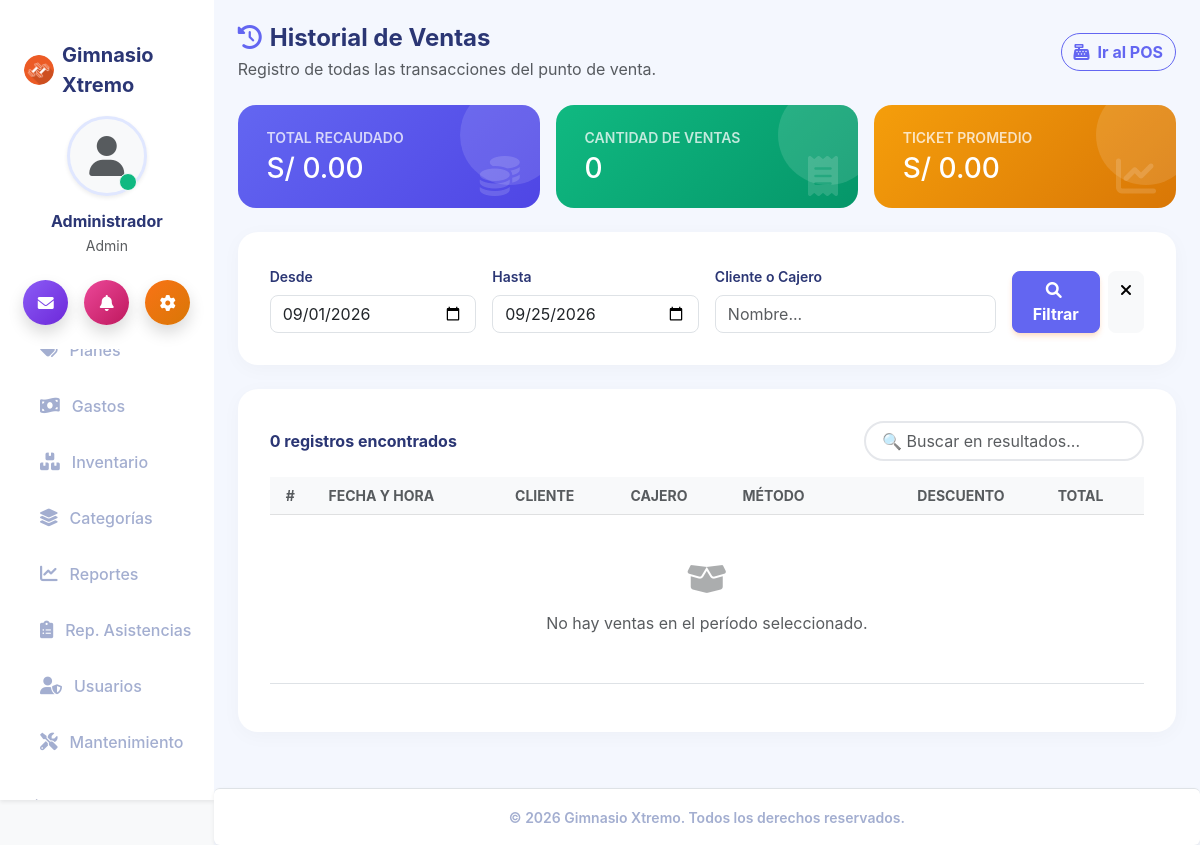
The page /pos/historial (signed in) on the database its author committed.
### tables this page shows
CREATE TABLE IF NOT EXISTS `configuracion` (
  `id` int NOT NULL,
  `nombre_sistema` varchar(100) DEFAULT NULL,
  `ruc` varchar(20) DEFAULT NULL,
  `direccion` varchar(255) DEFAULT NULL,
  `telefono` varchar(20) DEFAULT NULL,
  `email` varchar(100) DEFAULT NULL,
  `logo` varchar(255) DEFAULT NULL,
  `moneda` varchar(10) DEFAULT '$',
  PRIMARY KEY (`id`)
);

### app/controllers/PosController.php (called while the page is built, shortened)
<?php
require_once __DIR__ . '/../models/Venta.php';
class PosController {
    private $ventaModel;
    public function __construct() {
        $this->ventaModel = new Venta();
    }
    public function historial() {
        $desde = $_GET['desde'] ?? date('Y-m-01');
        $hasta = $_GET['hasta'] ?? date('Y-m-d');
        $busqueda = trim($_GET['busqueda'] ?? '');
        $ventas = $this->ventaModel->obtenerHistorialFiltrado($desde, $hasta, $busqueda);
        $totalVentas  = array_sum(array_column($ventas, 'total'));
        $cantVentas   = count($ventas);
        $ticketProm   = $cantVentas > 0 ? $totalVentas / $cantVentas : 0;
        require_once __DIR__ . '/../views/pos/historial.php';
    }
}

### app/models/Configuracion.php (called while the page is built, shortened)
<?php
class Configuracion {
    public static function getInfo() {
        $database = new Database();
        $conn = $database->getConnection();
        $query = "SELECT * FROM configuracion WHERE id = 1 LIMIT 1";
        $stmt = $conn->prepare($query);
        $stmt->execute();
        return $stmt->fetch(PDO::FETCH_ASSOC);
    }
}

### app/models/Venta.php (called while the page is built, shortened)
<?php
class Venta {
    private $conn;
    public function __construct() {
        $database = new Database();
        $this->conn = $database->getConnection();
    }
    public function obtenerHistorialFiltrado($desde, $hasta, $busqueda = '') {
        $sql = "SELECT v.id, v.fecha, v.total, v.descuento, v.metodo_pago,
                       u.nombre as cajero,
                       IFNULL(s.nombre, 'Cliente General') as cliente
                FROM ventas v
                INNER JOIN cajas c ON v.caja_id = c.id
                INNER JOIN usuarios u ON c.usuario_id = u.id
                LEFT JOIN socios s ON v.socio_id = s.id
                WHERE DATE(v.fecha) BETWEEN :desde AND :hasta";
        $sql .= " ORDER BY v.fecha DESC LIMIT 200";
        $stmt = $this->conn->prepare($sql);
        $stmt->bindParam(':desde', $desde);
        $stmt->bindParam(':hasta', $hasta);
        $stmt->execute();
        return $stmt->fetchAll(PDO::FETCH_ASSOC);
    }
}

### app/config/Database.php (called while the page is built, shortened)
<?php
class Database {
    private $host = 'localhost';
    private $db_name = 'gym_system';
    private $username = 'root';
    private $password = '';
    public function getConnection() {
        $this->conn = null;
        try {
            $this->conn = new PDO("mysql:host=" . $this->host . ";dbname=" . $this->db_name, $this->username, $this->password);
            $this->conn->exec("set names utf8");
            $this->conn->setAttribute(PDO::ATTR_ERRMODE, PDO::ERRMODE_EXCEPTION);
        } catch(PDOException $exception) {
            echo "Error de conexión: " . $exception->getMessage();
        }
        return $this->conn;
    }
}

### app/views/pos/historial.php (the view, shortened to what this page needs)
<?php
require_once '../app/models/Configuracion.php';
$config = Configuracion::getInfo();
$moneda = $config['moneda'] ?? '$';
?>
<!DOCTYPE html>
<html lang="es">
<head>
    <link href="https://cdn.jsdelivr.net/npm/bootstrap@5.3.0/dist/css/bootstrap.min.css" rel="stylesheet">
    <link rel="stylesheet" href="https://cdnjs.cloudflare.com/ajax/libs/font-awesome/6.0.0/css/all.min.css">
    <link rel="stylesheet" href="/css/gym-theme.css?v=<?= time() ?>">
</head>
<body class="bg-light">
    <?php require_once '../app/views/inc/navbar.php'; ?>
    <div class="d-flex justify-content-between align-items-center mb-4 flex-wrap gap-2">
        <div>
            <h4 class="fw-bold text-dark mb-1"><i class="fas fa-history text-primary me-2"></i>Historial de Ventas</h4>
            <p class="text-muted mb-0">Registro de todas las transacciones del punto de venta.</p>
        </div>
        <a href="/pos/index" class="btn btn-outline-primary rounded-pill fw-bold">
            <i class="fas fa-cash-register me-2"></i>Ir al POS
        </a>
    </div>
    <div class="row g-3 mb-4">
        <div class="col-12 col-md-4">
            <div class="kpi-card" style="background: linear-gradient(135deg, #6366F1, #4F46E5);">
                <p class="mb-1 fw-semibold opacity-75 small text-uppercase">Total Recaudado</p>
                <h3 class="fw-black m-0"><?= $moneda ?> <?= number_format($totalVentas, 2) ?></h3>
                <i class="fas fa-coins position-absolute" style="bottom:12px;right:20px;font-size:2.5rem;opacity:.15;"></i>
            </div>
        </div>
        <div class="col-12 col-md-4">
            <div class="kpi-card" style="background: linear-gradient(135deg, #10B981, #059669);">
                <p class="mb-1 fw-semibold opacity-75 small text-uppercase">Cantidad de Ventas</p>
                <h3 class="fw-black m-0"><?= $cantVentas ?></h3>
                <i class="fas fa-receipt position-absolute" style="bottom:12px;right:20px;font-size:2.5rem;opacity:.15;"></i>
            </div>
        </div>
        <div class="col-12 col-md-4">
            <div class="kpi-card" style="background: linear-gradient(135deg, #F59E0B, #D97706);">
                <p class="mb-1 fw-semibold opacity-75 small text-uppercase">Ticket Promedio</p>
                <h3 class="fw-black m-0"><?= $moneda ?> <?= number_format($ticketProm, 2) ?></h3>
                <i class="fas fa-chart-line position-absolute" style="bottom:12px;right:20px;font-size:2.5rem;opacity:.15;"></i>
            </div>
        </div>
    </div>
    <div class="module-container mb-4">
        <form method="GET" action="/pos/historial" class="row g-3 align-items-end">
            <div class="col-12 col-md-3">
                <label class="form-label fw-semibold text-dark small">Desde</label>
                <input type="date" name="desde" class="form-control rounded-3" value="<?= htmlspecialchars($desde) ?>">
            </div>
            <div class="col-12 col-md-3">
                <label class="form-label fw-semibold text-dark small">Hasta</label>
                <input type="date" name="hasta" class="form-control rounded-3" value="<?= htmlspecialchars($hasta) ?>">
            </div>
            <div class="col-12 col-md-4">
                <label class="form-label fw-semibold text-dark small">Cliente o Cajero</label>
                <input type="text" name="busqueda" class="form-control rounded-3" placeholder="Nombre..." value="<?= htmlspecialchars($busqueda ?? '') ?>">
            </div>
            <div class="col-12 col-md-2 d-flex gap-2">
                <button class="btn btn-primary rounded-3 fw-bold flex-fill"><i class="fas fa-search me-1"></i>Filtrar</button>
                <a href="/pos/historial" class="btn btn-light rounded-3 fw-bold"><i class="fas fa-times"></i></a>
            </div>
        </form>
    </div>
    <div class="module-container">
        <div class="d-flex justify-content-between align-items-center mb-3 flex-wrap gap-2">
            <h6 class="fw-bold text-dark mb-0">
                <?= $cantVentas ?> registros encontrados
            </h6>
            <div class="search-bar">
                <input type="text" id="searchInput" class="form-control" placeholder="🔍 Buscar en resultados...">
            </div>
        </div>
        <div class="table-responsive">
            <table class="table table-hover align-middle" id="ventasTable">
                <thead class="table-light">
                    <tr>
                        <th class="fw-bold text-muted small text-uppercase ps-3">#</th>
                        <th class="fw-bold text-muted small text-uppercase">Fecha y Hora</th>
                        <th class="fw-bold text-muted small text-uppercase">Cliente</th>
                        <th class="fw-bold text-muted small text-uppercase">Cajero</th>
                        <th class="fw-bold text-muted small text-uppercase">Método</th>
                        <th class="fw-bold text-muted small text-uppercase text-end">Descuento</th>
                        <th class="fw-bold text-muted small text-uppercase text-end pe-3">Total</th>
                        <th></th>
                    </tr>
                </thead>
                <tbody>
                    <?php if (empty($ventas)): ?>
                    <tr>
                        <td colspan="8" class="text-center text-muted py-5">
                            <i class="fas fa-box-open fa-2x mb-3 d-block opacity-50"></i>
                            No hay ventas en el período seleccionado.
                        </td>
                    </tr>
                    <?php endif; ?>
                </tbody>
            </table>
        </div>
    </div>
    <?php require_once '../app/views/inc/footer.php'; ?>
</body>
</html>

### app/views/inc/navbar.php (shortened to what this page needs)
<?php
require_once __DIR__ . '/../../models/Configuracion.php';
$config = Configuracion::getInfo();
$_rolActual = $_SESSION['user_rol'] ?? '';
$current_uri = $_SERVER['REQUEST_URI'] ?? '';
$is_active = function($path) use ($current_uri) {
    if ($path === '/home/index') {
        return ($current_uri === '/' || strpos($current_uri, '/home') === 0) ? 'active' : '';
    }
    return strpos($current_uri, $path) === 0 ? 'active' : '';
};
?>
<link rel="stylesheet" href="/css/gym-theme.css?v=<?= time() ?>">
<div class="d-flex" id="wrapper">
    <div class="bg-white shadow-sm" id="sidebar-wrapper">
        <div class="sidebar-heading p-4 d-flex align-items-center justify-content-center">
            <?php if(!empty($config['logo'])): ?>
                <img src="/img/<?= $config['logo'] ?>?v=<?= time() ?>"
                     alt="Logo" width="30" height="30"
                     class="d-inline-block align-text-top rounded-circle me-2">
            <?php endif; ?>
            <span class="fs-5 fw-bold text-dark tracking-wider"><?= $config['nombre_sistema'] ?></span>
        </div>
        <div class="text-center mt-3 mb-4 px-4">
            <div class="position-relative d-inline-block mb-3">
                <div class="bg-light rounded-circle shadow-sm d-flex align-items-center justify-content-center mx-auto" style="width: 80px; height: 80px; border: 3px solid #E0E7FF;">
                    <i class="fas fa-user text-muted" style="font-size: 2.5rem;"></i>
                </div>
                <span class="position-absolute bottom-0 end-0 p-2 bg-success border border-light rounded-circle" style="transform: translate(-10px, -5px);"></span>
            </div>
            <h6 class="fw-bold text-dark mb-1"><?= $_SESSION['user_name'] ?? 'Usuario' ?></h6>
            <p class="text-muted small mb-0"><?= ucfirst($_SESSION['user_rol'] ?? 'Invitado') ?></p>
        </div>
        <div class="d-flex justify-content-center gap-3 mb-4 px-3">
            <a href="/notificaciones/index" class="btn btn-primary rounded-circle shadow p-0 d-flex align-items-center justify-content-center" style="width: 45px; height: 45px; background: linear-gradient(135deg, #8B5CF6, #6D28D9); border:none;">
                <i class="fas fa-envelope text-white"></i>
            </a>
            <a href="/asistencia/index" class="btn rounded-circle shadow p-0 d-flex align-items-center justify-content-center" style="width: 45px; height: 45px; background: linear-gradient(135deg, #EC4899, #BE185D); border:none;">
                <i class="fas fa-bell text-white"></i>
            </a>
            <a href="/configuracion/index" class="btn rounded-circle shadow p-0 d-flex align-items-center justify-content-center" style="width: 45px; height: 45px; background: linear-gradient(135deg, #F97316, #D97706); border:none;">
                <i class="fas fa-cog text-white"></i>
            </a>
        </div>
        <div id="sidebar-nav-scroll">
            <div class="list-group list-group-flush mt-2 px-2">
                <?php if($_rolActual === 'admin'): ?>
                    <a class="list-group-item list-group-item-action rounded mb-1 <?= $is_active('/planes') ?>" href="/planes/index">
                        <i class="fas fa-tags w-20px text-center"></i> Planes
                    </a>
                    <a class="list-group-item list-group-item-action rounded mb-1 <?= $is_active('/gastos') ?>" href="/gastos/index">
                        <i class="fas fa-money-bill-wave w-20px text-center"></i> Gastos
                    </a>
                    <a class="list-group-item list-group-item-action rounded mb-1 <?= $is_active('/inventario/productos') ?>" href="/inventario/productos">
                        <i class="fas fa-boxes w-20px text-center"></i> Inventario
                    </a>
                    <a class="list-group-item list-group-item-action rounded mb-1 <?= $is_active('/inventario/categorias') ?>" href="/inventario/categorias">
                        <i class="fas fa-layer-group w-20px text-center"></i> Categorías
                    </a>
                    <a class="list-group-item list-group-item-action rounded mb-1 <?= $is_active('/reportes') ?>" href="/reportes/index">
                        <i class="fas fa-chart-line w-20px text-center"></i> Reportes
                    </a>
                    <a class="list-group-item list-group-item-action rounded mb-1 <?= $is_active('/asistencia/reporte') ?>" href="/asistencia/reporte">
                        <i class="fas fa-clipboard-list w-20px text-center"></i> Rep. Asistencias
                    </a>
                    <a class="list-group-item list-group-item-action rounded mb-1 <?= $is_active('/usuarios') ?>" href="/usuarios/index">
                        <i class="fas fa-user-shield w-20px text-center"></i> Usuarios
                    </a>
                    <a class="list-group-item list-group-item-action rounded mb-1 <?= $is_active('/mantenimiento') ?>" href="/mantenimiento/index">
                        <i class="fas fa-tools w-20px text-center"></i> Mantenimiento
                    </a>
                <?php endif; ?>
                <p class="text-dark fw-bold ms-3 mt-4 mb-2 fs-6">Sistema</p>
            </div>
        </div>
    </div>
    <div id="page-content-wrapper" class="d-flex flex-column" style="min-height: 100vh; background-color: var(--gym-bg-light);">
        <div class="container-fluid p-4 flex-grow-1">

### app/views/inc/footer.php (shortened to what this page needs)
        </div>
        <footer class="bg-white border-top text-center py-3 mt-auto shadow-sm text-secondary rounded">
            <small class="fw-semibold">&copy; <?= date('Y') ?> <?= $config['nombre_sistema'] ?>. Todos los derechos reservados.</small>
        </footer>
    </div>
</div>
</body>
</html>

### rows shown on the page
configuracion: logo (picture), nombre_sistema "Gimnasio Xtremo", moneda "S/"

### other values the page prints
$_SESSION['user_name'] "Administrador"
$_SESSION['user_rol'] "Admin"
$totalVentas "0.00"
$cantVentas "0"
$ticketProm "0.00"
